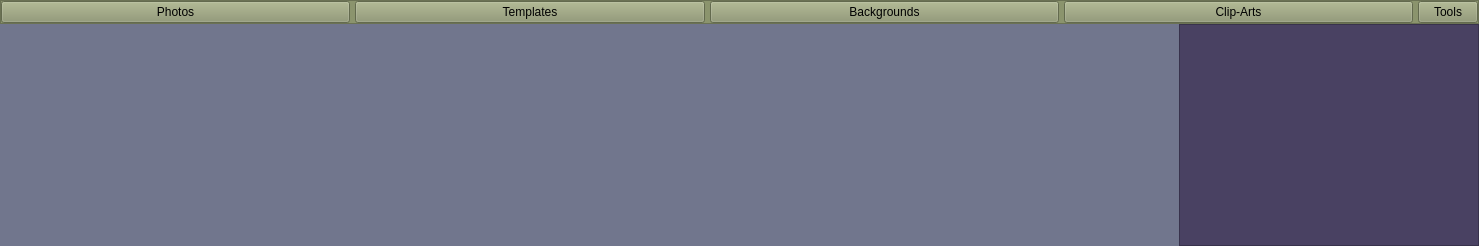
<?xml version="1.0" encoding="UTF-8"?>
<ui version="4.0">
 <class>semiAutoPage</class>
 <widget class="QWidget" name="semiAutoPage">
  <property name="geometry">
   <rect>
    <x>0</x>
    <y>0</y>
    <width>1479</width>
    <height>246</height>
   </rect>
  </property>
  <property name="windowTitle">
   <string>Form</string>
  </property>
  <layout class="QGridLayout" name="pgLayout">
   <property name="leftMargin">
    <number>0</number>
   </property>
   <property name="topMargin">
    <number>0</number>
   </property>
   <property name="rightMargin">
    <number>0</number>
   </property>
   <property name="bottomMargin">
    <number>0</number>
   </property>
   <property name="spacing">
    <number>0</number>
   </property>
   <item row="0" column="0" colspan="2">
    <widget class="QFrame" name="navBar">
     <property name="maximumSize">
      <size>
       <width>16777215</width>
       <height>25</height>
      </size>
     </property>
     <property name="styleSheet">
      <string notr="true">background-color: rgb(139, 148, 109);</string>
     </property>
     <property name="frameShape">
      <enum>QFrame::Shape::StyledPanel</enum>
     </property>
     <property name="frameShadow">
      <enum>QFrame::Shadow::Raised</enum>
     </property>
     <layout class="QHBoxLayout" name="navBarLayout">
      <property name="spacing">
       <number>5</number>
      </property>
      <property name="leftMargin">
       <number>0</number>
      </property>
      <property name="topMargin">
       <number>0</number>
      </property>
      <property name="rightMargin">
       <number>0</number>
      </property>
      <property name="bottomMargin">
       <number>0</number>
      </property>
      <item>
       <widget class="QPushButton" name="photosButton">
        <property name="text">
         <string>Photos</string>
        </property>
        <attribute name="buttonGroup">
         <string notr="true">semiAutoNavBarBtnGroup</string>
        </attribute>
       </widget>
      </item>
      <item>
       <widget class="QPushButton" name="templatesButton">
        <property name="text">
         <string>Templates</string>
        </property>
        <attribute name="buttonGroup">
         <string notr="true">semiAutoNavBarBtnGroup</string>
        </attribute>
       </widget>
      </item>
      <item>
       <widget class="QPushButton" name="backgroundButton">
        <property name="text">
         <string>Backgrounds</string>
        </property>
        <attribute name="buttonGroup">
         <string notr="true">semiAutoNavBarBtnGroup</string>
        </attribute>
       </widget>
      </item>
      <item>
       <widget class="QPushButton" name="clipArtButton">
        <property name="text">
         <string>Clip-Arts</string>
        </property>
        <attribute name="buttonGroup">
         <string notr="true">semiAutoNavBarBtnGroup</string>
        </attribute>
       </widget>
      </item>
      <item>
       <widget class="QPushButton" name="toolsButton">
        <property name="maximumSize">
         <size>
          <width>60</width>
          <height>16777215</height>
         </size>
        </property>
        <property name="text">
         <string>Tools</string>
        </property>
       </widget>
      </item>
     </layout>
    </widget>
   </item>
   <item row="1" column="0">
    <widget class="QStackedWidget" name="semiPages">
     <property name="styleSheet">
      <string notr="true">background-color: rgb(113, 118, 141);</string>
     </property>
    </widget>
   </item>
   <item row="1" column="1">
    <widget class="QFrame" name="toolsPanel">
     <property name="minimumSize">
      <size>
       <width>300</width>
       <height>0</height>
      </size>
     </property>
     <property name="styleSheet">
      <string notr="true">background-color: rgb(73, 65, 98);</string>
     </property>
     <property name="frameShape">
      <enum>QFrame::Shape::StyledPanel</enum>
     </property>
     <property name="frameShadow">
      <enum>QFrame::Shadow::Raised</enum>
     </property>
    </widget>
   </item>
  </layout>
 </widget>
 <resources/>
 <connections/>
 <buttongroups>
  <buttongroup name="semiAutoNavBarBtnGroup"/>
 </buttongroups>
</ui>
